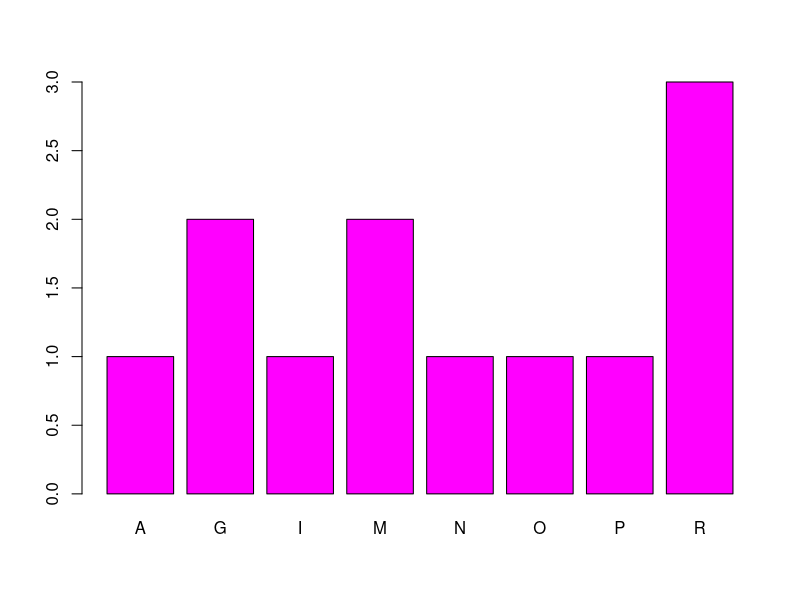
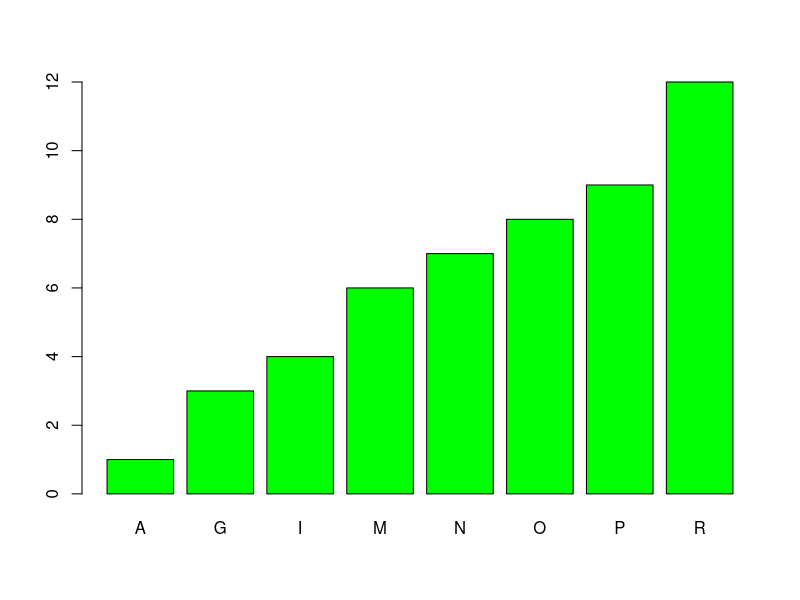
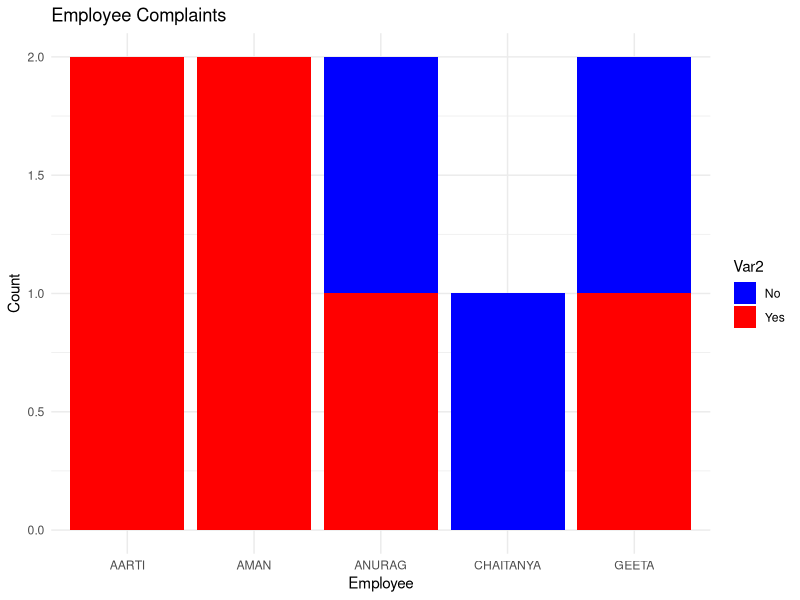

These charts were generated, in order, by the following R code:
# ONE-WAY FREQUENCY TABLE
#EXAMPLE1: FREQUENCY
# Create Data
data<-c('R','P','R','O','G',
        'R','A','M','M','I','N','G')

# Use table() to get the frequency table
table <- table(data)
# Printing table

print(table)
# Use barplot to visualize
# a frequency table in a graphic
barplot(table, col = "magenta")





#EXAMPLE 2: FREQUENCY TABLE WITH PROPORTIONS
# Create Data
data<-c('R','P','R','O','G',
        'R','A','M','M','I','N','G')

# Use table() to get the frequency table
table<-table(data)

# Use sum() function to
# Create Frequency Table with Proportions
prob_table <- table / sum(table)	
print(prob_table)






#EXAMPLE 3: CUMULATIVE FREQUENCY TABLE
# Create Data
data<-c('R','P','R','O','G',
        'R','A','M','M','I','N','G')

# Use table() to get the frequency table
table<-table(data)
print("Simple Frequency Table")
print(table)
# Use cumsum function to
# Create cumulative frequency table
cumsum_table <- cumsum(table)
print("cumulative Frequency Table")
print(cumsum_table)
barplot(cumsum_table, col = "green")




# TWO-WAY FREQUENCY table
# Two-way frequency tables, also known as 
# contingency tables, are essential tools in 
# data analysis when we want to explore the relationships 
# between two categorical variables.
# Set seed for reproducibility
set.seed(5)
# Create data frame
data <- data.frame(
  employee = c('AMAN', 'CHAITANYA', 'ANURAG','AMAN', 'GEETA', 'AARTI','ANURAG',
               'GEETA','AARTI'),
  sales = round(runif(9, 2000, 5000), 0),
  complaints = c('Yes','No','Yes','Yes','Yes','Yes','No','No','Yes') )
# print data
print(data)
table(data$employee,data$complaints)













# Load necessary libraries (ggplot2 for plotting)
library(ggplot2)

# Create a table for the data
table_data <- table(data$employee, data$complaints)
table_data <- as.data.frame(table_data)

# Create a stacked bar plot
ggplot(table_data, aes(x = Var1, y = Freq, fill = Var2)) +
  geom_bar(stat = "identity") +
  labs(
    title = "Employee Complaints",
    x = "Employee",
    y = "Count"
  ) +
  scale_fill_manual(values = c("No" = "blue", "Yes" = "red")) + # Custom color palette
  theme_minimal()
















